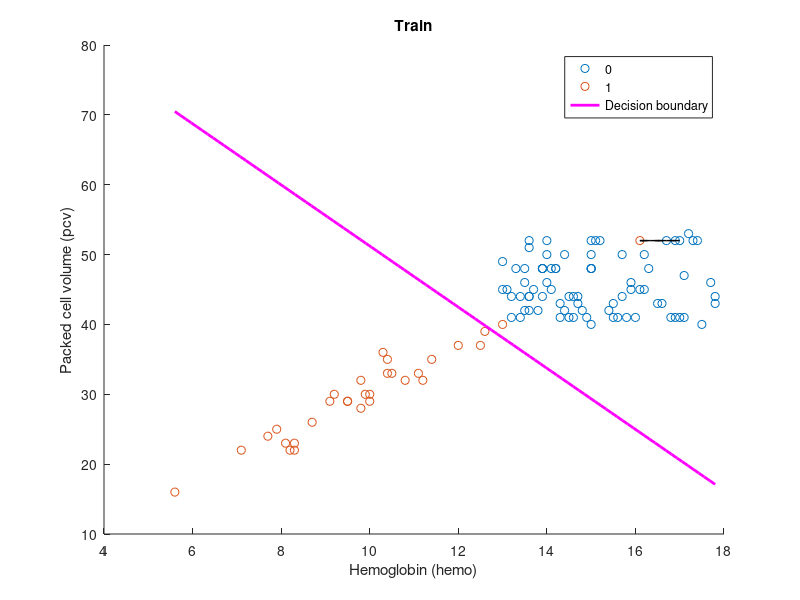

The MATLAB source for this figure:
clc; clear all; close all;
pkg load io;
pkg load optim;

function [J, grad] = costFunction(theta, X, y)
  m = length(y); % número de ejemplos

  % Hipótesis sigmoide
  h = sigmoid(X * theta);

  % Costo (función logística)
  J = (1/m) * (-y' * log(h) - (1 - y)' * log(1 - h));

  % Gradiente
  grad = (1/m) * X' * (h - y);
end

function g = sigmoid(z)
  g = 1.0 ./ (1.0 + exp(-z));
end


% === CARGA DE DATOS DE ENTRENAMIENTO ===
data_sano = csvread('datasetckd_bien_train_limpio.csv');
data_enfermo = csvread('datasetckd_mal_train_limpio.csv');

X_sano = data_sano(:, 15:16);
X_enfermo = data_enfermo(:, 15:16);

y_sano = zeros(size(X_sano, 1), 1);     % Clase 0: sano
y_enfermo = ones(size(X_enfermo, 1), 1); % Clase 1: enfermo

X = [X_sano; X_enfermo];
y = [y_sano; y_enfermo];

% === AGREGAR INTERCEPTO ===
X_aug = [ones(size(X, 1), 1), X];

% === ENTRENAMIENTO ===
initial_theta = zeros(size(X_aug, 2), 1);
theta = fminunc(@(t)(costFunction(t, X_aug, y)), initial_theta);

Wb = theta(1);
Wx = theta(2);
Wy = theta(3);

% === GRAFICAR DATOS ENTRENAMIENTO ===
figure;
gscatter(X(:,1), X(:,2), y);
xlabel('Hemoglobin (hemo)');
ylabel('Packed cell volume (pcv)');
title('Train');
hold on;

% Línea de decisión
x_vals = linspace(min(X(:,1)), max(X(:,1)), 100);
y_vals = -(Wx / Wy) * x_vals - (Wb / Wy);
plot(x_vals, y_vals, 'm-', 'LineWidth', 2, 'DisplayName', 'Decision boundary');


% === 3 PARES MÁS CERCANOS ENTRE CLASES DIFERENTES ===
n = size(X, 1);
pares = [];

for i = 1:n-1
  for j = i+1:n
    if y(i) != y(j)
      d = norm(X(i,:) - X(j,:));
      pares = [pares; i, j, d];
    end
  end
end

pares_ordenados = sortrows(pares, 3);

disp('=== 3 PARES MÁS CERCANOS ENTRE CLASES DIFERENTES ===');
for k = 1:3
  i = pares_ordenados(k, 1);
  j = pares_ordenados(k, 2);
  d = pares_ordenados(k, 3);
  xi = X(i, :);
  xj = X(j, :);

  printf("\nPar %d:\n", k);
  printf("  Punto %d (Clase %d): (%.4f, %.4f)\n", i, y(i), xi(1), xi(2));
  printf("  Punto %d (Clase %d): (%.4f, %.4f)\n", j, y(j), xj(1), xj(2));
  printf("  Distancia: %.4f\n", d);

  plot([xi(1), xj(1)], [xi(2), xj(2)], 'k--', 'LineWidth', 1, 'HandleVisibility','off');

end

% === CLASIFICACIÓN DE DATOS DE TEST ===
data_sano_test = csvread('datasetckd_bien_test.csv');
data_enfermo_test = csvread('datasetckd_mal_test.csv');

X_test_sano = data_sano_test(:, 15:16);
X_test_enfermo = data_enfermo_test(:, 15:16);

y_test_sano = zeros(size(X_test_sano, 1), 1);
y_test_enfermo = ones(size(X_test_enfermo, 1), 1);

X_test = [X_test_sano; X_test_enfermo];
y_real = [y_test_sano; y_test_enfermo];

num_puntos = size(X_test, 1);
predicciones = zeros(num_puntos, 1);

for i = 1:num_puntos
    x = X_test(i, 1);
    y_ = X_test(i, 2);
    resultado = Wx * x + Wy * y_ + Wb;
    predicciones(i) = resultado >= 0;  % Umbral en 0
end

% Comparar con etiquetas reales
aciertos = sum(predicciones == y_real);
errores = num_puntos - aciertos;
porcentaje = (aciertos / num_puntos) * 100;

% Mostrar resultados
disp('=== RESULTADOS EN TEST ===');
disp('Predicciones:');
disp(predicciones);
disp('Etiquetas reales:');
disp(y_real);
fprintf('✔ Aciertos: %d\n', aciertos);
fprintf('✘ Errores: %d\n', errores);
fprintf('🎯 Porcentaje de precisión: %.2f%%\n', porcentaje);

% === MÉTRICAS DE EVALUACIÓN ===
TP = sum((predicciones == 1) & (y_real == 1));
TN = sum((predicciones == 0) & (y_real == 0));
FP = sum((predicciones == 1) & (y_real == 0));
FN = sum((predicciones == 0) & (y_real == 1));

% Matriz de confusión
confMat_test = [TP, FP; FN, TN];

disp('Matriz de confusión (prueba):');
disp(confMat_test);

% Métricas
Exactitud = (TP + TN) / (TP + TN + FP + FN) * 100;
Precision = TP / (TP + FP + eps) * 100;
Recall = TP / (TP + FN + eps) * 100;
F1 = 2 * (Precision * Recall) / (Precision + Recall + eps);

disp(['Exactitud: ', num2str(Exactitud), '%']);
disp(['Precisión: ', num2str(Precision), '%']);
disp(['Recall: ', num2str(Recall), '%']);
disp(['F1 Score: ', num2str(F1), '%']);

% Guardar modelo si F1 > 90%
if F1 > 90
  save('modelo_logistico.mat', 'theta');
end


save('modelo_svm.mat', 'theta');


